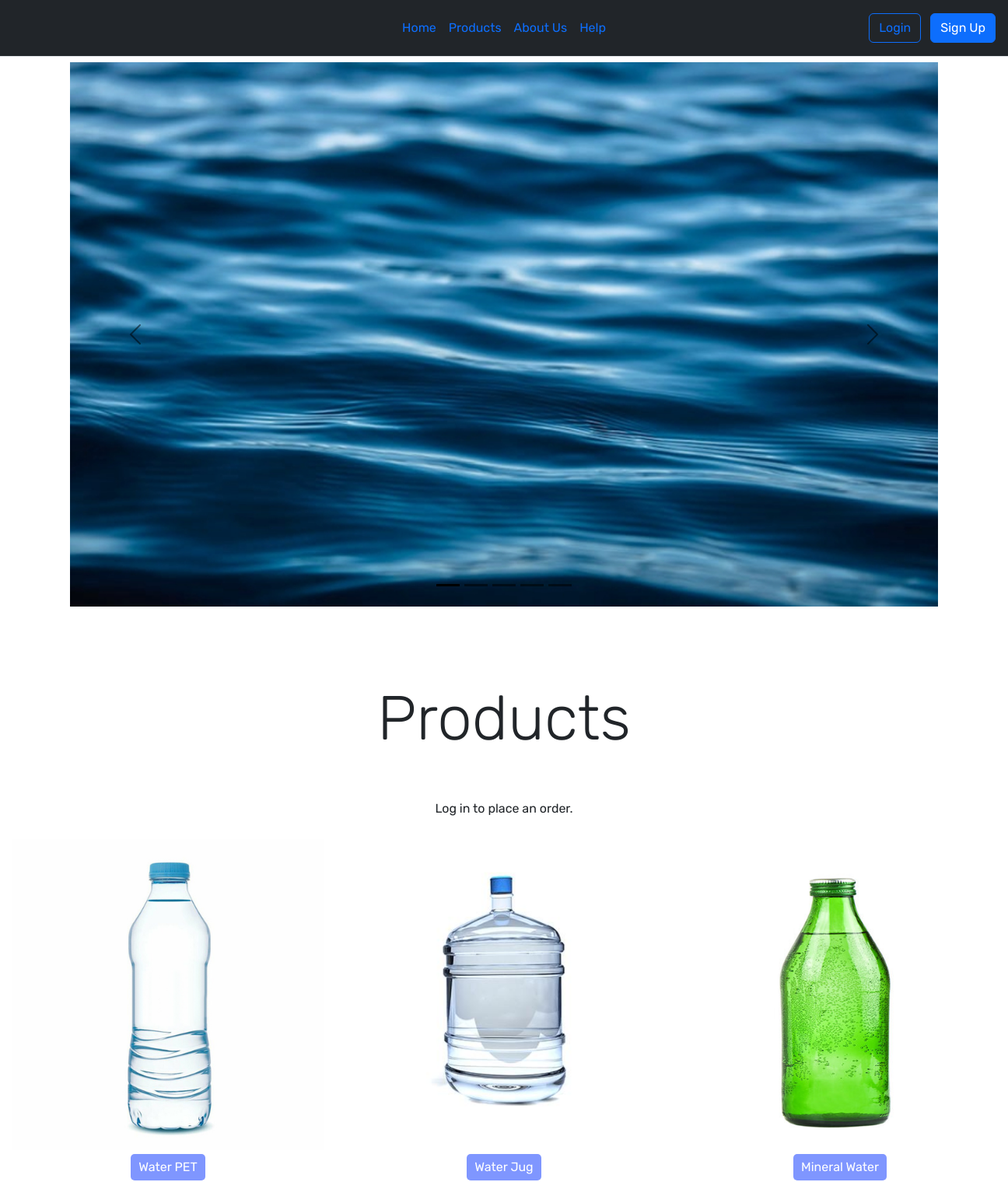
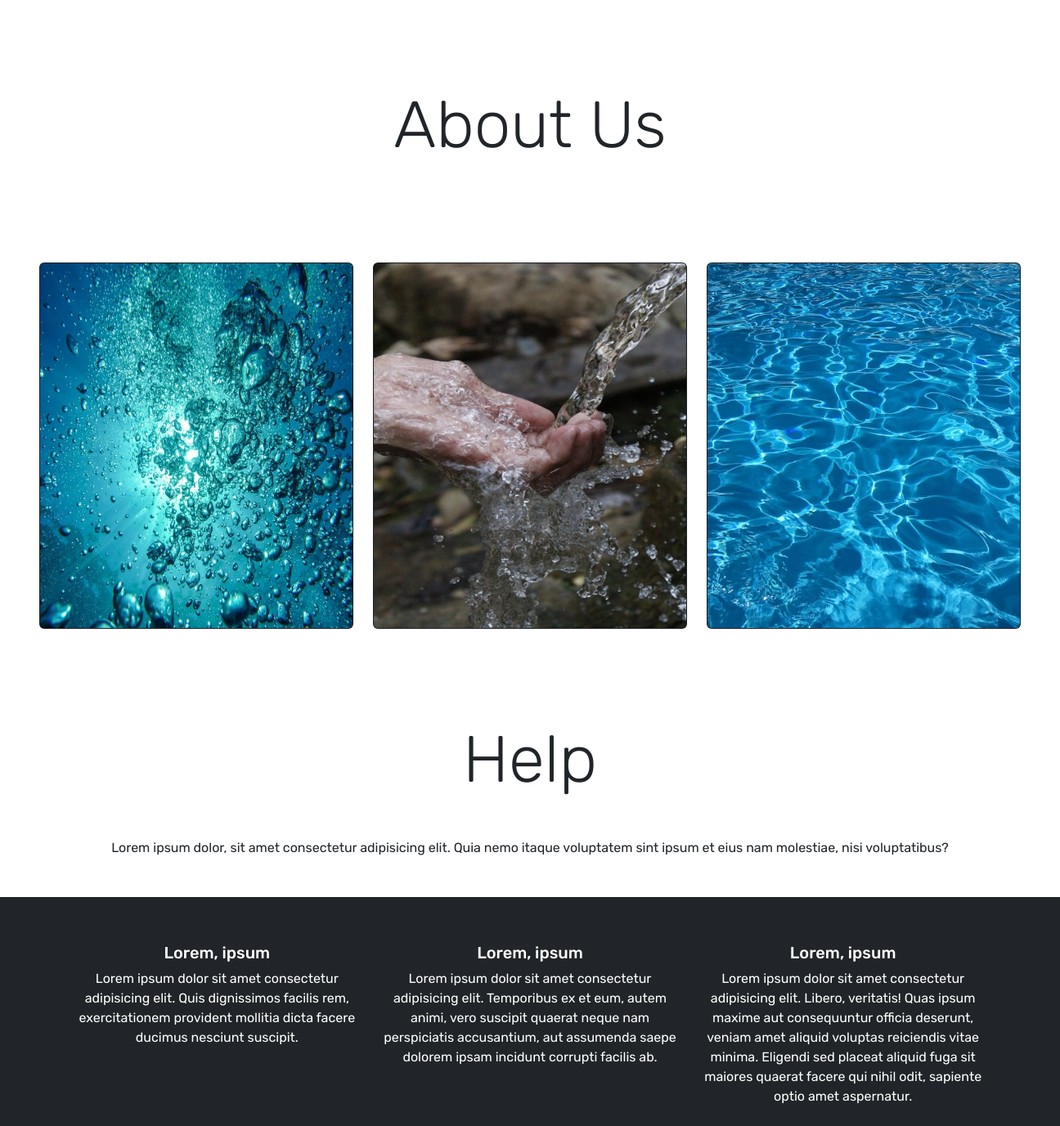
The page / on the database its author committed (2 pictures, top to bottom).
### waterproject/models.py (models this page shows, shortened)
class Category(models.Model):
    name = models.CharField(max_length=100, unique=True)
    description = models.TextField(null=True, blank=True)
    image = models.ImageField(upload_to='categories/', null=True, blank=True)

### waterproject/views.py (the view)
# urls.py: path("", views.index),
def index(request):
    categories = Category.objects.all()
    return render(request, 'index.html', {'categories': categories})

### waterproject/templates/index.html (shortened to what this page needs)
    {% extends "base.html" %}
    {% load static %}
    {% block content %}
    <div>
        {% include "partials/_homepage.html" %}
    <section id="products">
        <h1 class="display-1 text-center mt-5 p-5">Products</h1>
        <p class="text-center">Log in to place an order.</p>
        <div class="buttons-water">
            {% for category in categories %}
                <button class="btn1" data-bs-toggle="modal" data-bs-target="#modal-{{ category.id }}">
                    <img src="{% if category.image %}{{ category.image.url }}{% else %}/path/to/default-image.jpg{% endif %}" alt="{{ category.name }}">
                    <span class="label">{{ category.description }}</span>
                </button>
            {% endfor %}
        </div>
    </section>
    <section id="about">
        <div>
            {% include "partials/_aboutus.html" %}
        </div>
    </section>
    <section id="help">
        <div>
            {% include "partials/_help.html" %}
        </div>
    </section>
    {% endblock %}

### static/css/style.css (style rules this page uses)
* { font-family: "Rubik"; }
.btn1 img { max-height: 400px; vertical-align: middle; }
.buttons-water { display: flex; justify-content: space-around; }
.btn1 { display: flex; flex-direction: column; align-items: center; margin: 10px; border: none; background-color: white; }
.btn1 span { margin-top: 5px; }
.btn1 .label { margin-top: 5px; background-color: rgba(0, 47, 255, 0.5); color: white; padding: 5px 10px; border-radius: 5px; text-align: center; }

### rows shown on the page
Category: image (picture), description "Water PET"
Category: image (picture), description "Water Jug"
Category: image (picture), description "Mineral Water"
